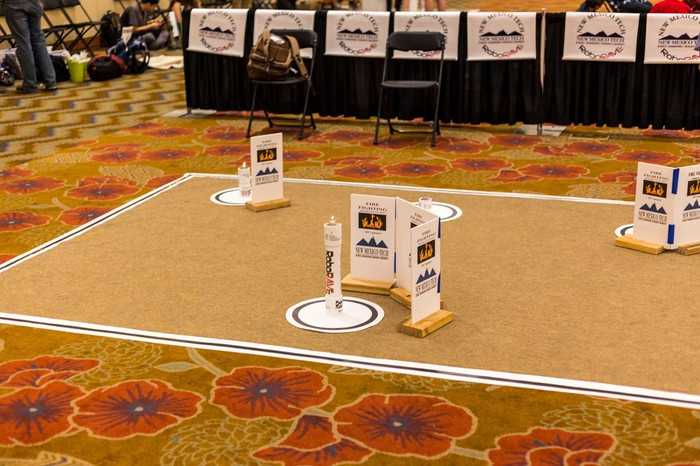
#> input picture pythonApp/fireFighter/pi@192.168.1.10/fire_4.jpg, 700 x 466 px
$ python opencvFireDetection.py
#> lines starting #> are read from the running program, lines starting #| are printed output that depends on the picture; after the words box and inside, x2 and y2 are one past the last pixel; in counts of white or black regions, pixels touching at a corner belong together
import cv2
import numpy as np

image = cv2.imread('fire_4.jpg')
#> image is the input picture: shape (466, 700, 3); mean B, G, R 64.4, 113.8, 161.9
cv2.imshow('image_original', image)

# image = cv2.resize(image, (1366, 768))

imageHSV = cv2.cvtColor(image, cv2.COLOR_BGR2HSV)
#> imageHSV: shape (466, 700, 3); mean H, S, V 18.8, 160.2, 162

lower = [7, 140, 140]
upper = [17, 255, 255]
lower = np.array(lower, dtype="uint8")
upper = np.array(upper, dtype="uint8")
mask = cv2.inRange(imageHSV, lower, upper)
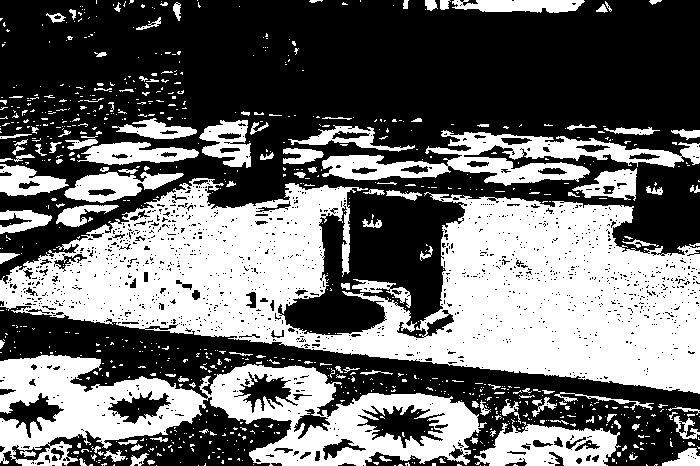
#> mask: shape (466, 700); 42% white; 867 white regions (746 under 20 px), largest, box (x1, y1, x2, y2) and area: (0, 178, 700, 394) 77364, (0, 355, 487, 466) 25128, (322, 130, 700, 186) 7895

color_output = cv2.bitwise_and(image, imageHSV, mask=mask)
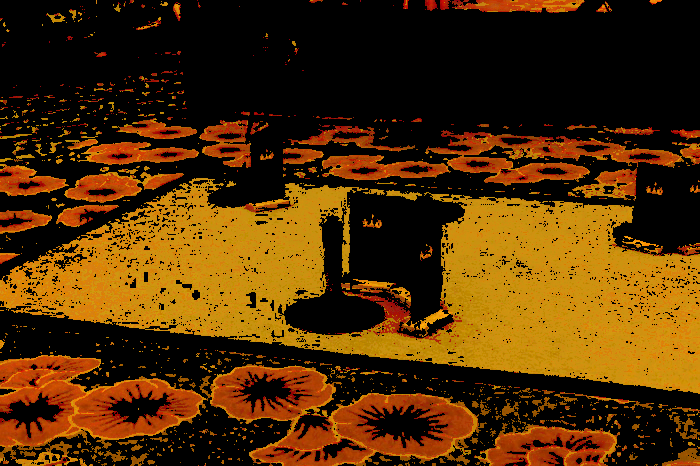
#> color_output: shape (466, 700, 3); mean B, G, R 4.1, 46.6, 81.6

cv2.imshow('mask', color_output)

fire_cascade = cv2.CascadeClassifier('fire_cascade.xml')

color_filter_gray = cv2.cvtColor(color_output, cv2.COLOR_BGR2GRAY)
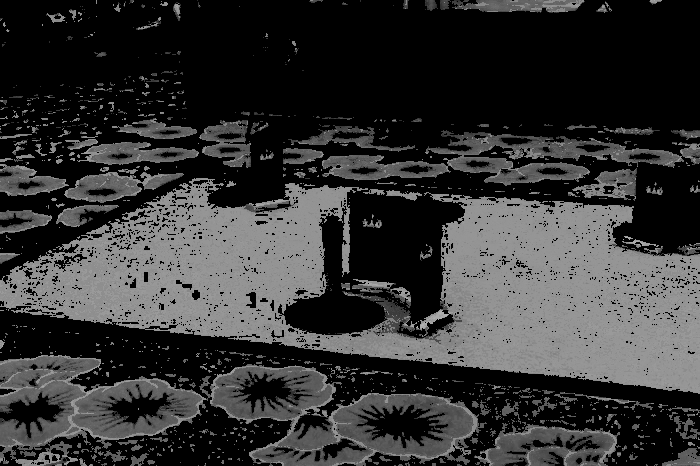
#> color_filter_gray: shape (466, 700); min 0, max 179, mean 52.2

fires = fire_cascade.detectMultiScale(color_filter_gray)
#> fires = 166 rows, first 6: [13, 102, 22, 22], [297, 145, 40, 40], [111, 110, 22, 22], [469, 119, 24, 24], [519, 124, 22, 22], [88, 140, 21, 21]

for (x, y, w, h) in fires:
    cv2.rectangle(image, (x, y), (x + w, y + h), (255, 255, 0), 2)
#> this loop made 166 passes
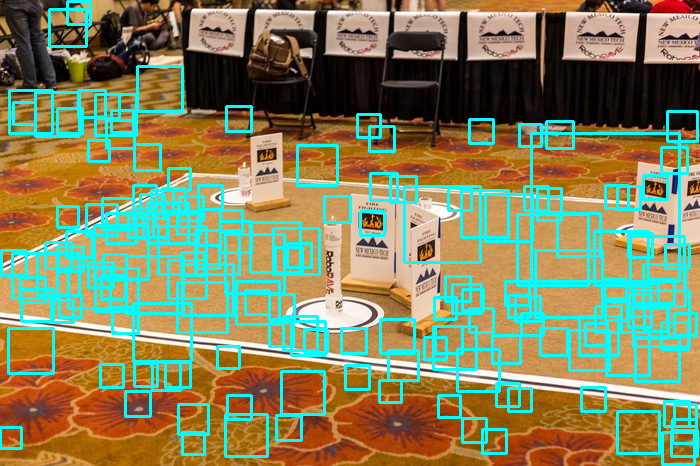
#> image: shape (466, 700, 3); 16.37% of pixels changed, all inside (x1, y1, x2, y2) = (0, 0, 699, 466)


cv2.imshow('img', image)

cv2.waitKey()
cv2.destroyAllWindows()

$ run again, with pythonApp/fireFighter/pi@192.168.1.10/fire_2.jpg copied over pythonApp/fireFighter/pi@192.168.1.10/fire_4.jpg
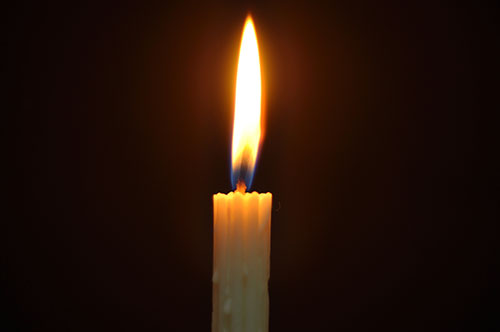
#> input picture pythonApp/fireFighter/pi@192.168.1.10/fire_2.jpg, 500 x 332 px
#> image is the input picture: shape (332, 500, 3); mean B, G, R 10.2, 19.8, 39.7
#> imageHSV: shape (332, 500, 3); mean H, S, V 8.6, 208.2, 39.8
#> `mask = cv2.inRange(imageHSV, lower, upper)`:
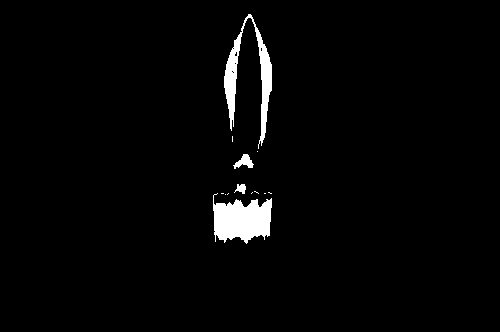
#> mask: shape (332, 500); 2.4% white; 13 white regions (9 under 20 px), largest, box (x1, y1, x2, y2) and area: (213, 193, 272, 244) 2045, (224, 14, 272, 149) 1695, (233, 154, 254, 169) 158, (234, 184, 246, 194) 74
#> fires = [[232, 145, 26, 26], [214, 180, 61, 61], [227, 158, 32, 32]]
#> the loop `for (x, y, w, h) in fires:` made 3 passes
#> after the loop `for (x, y, w, h) in fires:`:
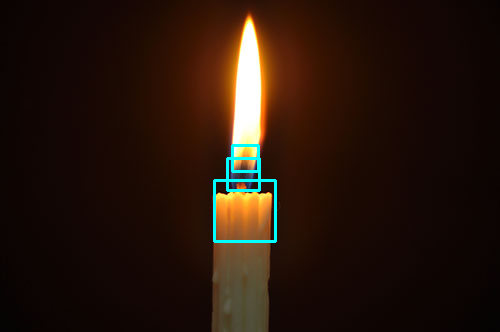
#> image: shape (332, 500, 3); 0.82% of pixels changed, all inside (x1, y1, x2, y2) = (213, 144, 277, 243)
